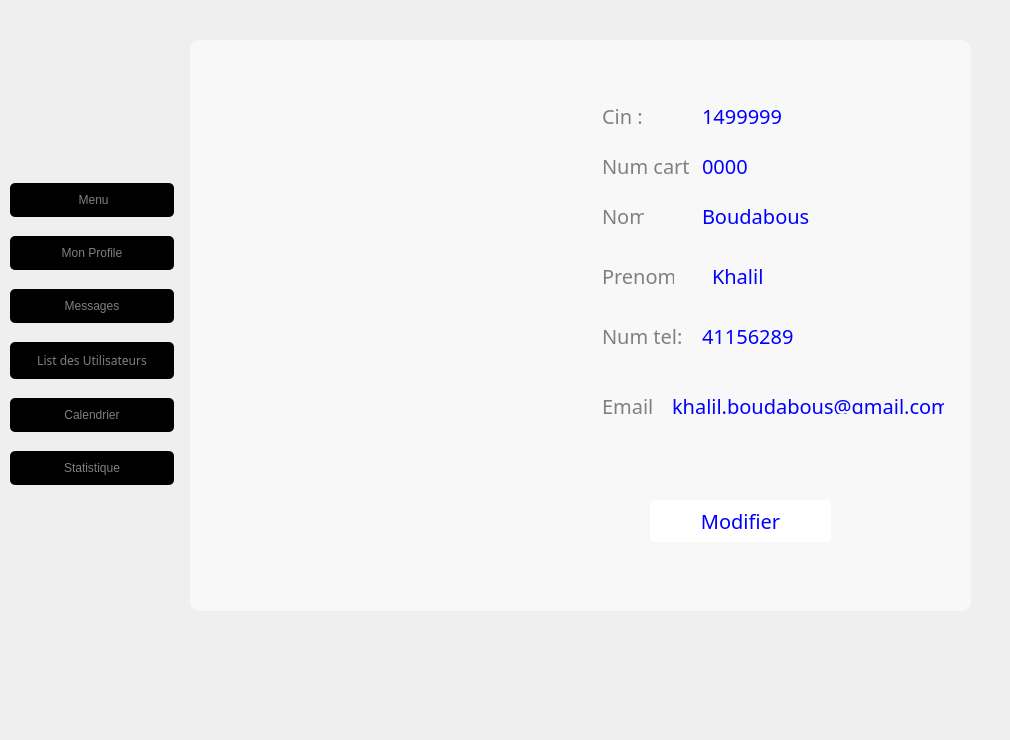
    <widget class="QWidget" name="gestion_profils">
     <widget class="QLabel" name="fond_3">
      <property name="geometry">
       <rect>
        <x>0</x>
        <y>0</y>
        <width>1001</width>
        <height>731</height>
       </rect>
      </property>
      <property name="text">
       <string/>
      </property>
      <property name="pixmap">
       <pixmap resource="ressources.qrc">:/new/prefix1/icon/gestions.png</pixmap>
      </property>
     </widget>
     <widget class="QLabel" name="nomapp_3">
      <property name="geometry">
       <rect>
        <x>50</x>
        <y>60</y>
        <width>111</width>
        <height>31</height>
       </rect>
      </property>
      <property name="text">
       <string/>
      </property>
      <property name="pixmap">
       <pixmap resource="ressources.qrc">:/new/prefix1/icon/appname.png</pixmap>
      </property>
     </widget>
     <widget class="QWidget" name="verticalLayoutWidget_7">
      <property name="geometry">
       <rect>
        <x>10</x>
        <y>170</y>
        <width>164</width>
        <height>332</height>
       </rect>
      </property>
      <layout class="QVBoxLayout" name="sidebar5">
       <item>
        <widget class="QPushButton" name="retour_m_profil">
         <property name="styleSheet">
          <string notr="true">QPushButton {
	background-color: #000000;
	    color: grey;
    padding: 10px 20px;
    border: none;
    border-radius: 5px;
    font-size: 12px;
 font-family: &quot;Berlin Sans FB&quot;, sans-serif; 
}

QPushButton:hover {
 	color:white;	
	background:#1F1F1F;

}

QPushButton:pressed {
background-color: #2f2f2f;
 	color:white;	
}</string>
         </property>
         <property name="text">
          <string> Menu</string>
         </property>
         <property name="icon">
          <iconset resource="ressources.qrc">
           <normaloff>:/new/prefix1/icon/accueil.png</normaloff>:/new/prefix1/icon/accueil.png</iconset>
         </property>
         <property name="iconSize">
          <size>
           <width>20</width>
           <height>30</height>
          </size>
         </property>
        </widget>
       </item>
       <item>
        <widget class="QPushButton" name="profile_2">
         <property name="styleSheet">
          <string notr="true">QPushButton {
	background-color: #000000;
	    color: grey;
    padding: 10px 20px;
    border: none;
    border-radius: 5px;
    font-size: 12px;
 font-family: &quot;Berlin Sans FB&quot;, sans-serif; 
}

QPushButton:hover {
 	color:white;	
	background:#1F1F1F;

}

QPushButton:pressed {
background-color: #2f2f2f;
 	color:white;	
}</string>
         </property>
         <property name="text">
          <string>Mon Profile</string>
         </property>
         <property name="icon">
          <iconset resource="ressources.qrc">
           <normaloff>:/new/prefix1/icon/officier.png</normaloff>:/new/prefix1/icon/officier.png</iconset>
         </property>
         <property name="iconSize">
          <size>
           <width>30</width>
           <height>30</height>
          </size>
         </property>
        </widget>
       </item>
       <item>
        <widget class="QPushButton" name="message">
         <property name="styleSheet">
          <string notr="true">QPushButton {
	background-color: #000000;
	    color: grey;
    padding: 10px 20px;
    border: none;
    border-radius: 5px;
    font-size: 12px;
 font-family: &quot;Berlin Sans FB&quot;, sans-serif; 
}

QPushButton:hover {
 	color:white;	
	background:#1F1F1F;

}

QPushButton:pressed {
background-color: #2f2f2f;
 	color:white;	
}</string>
         </property>
         <property name="text">
          <string>Messages</string>
         </property>
         <property name="icon">
          <iconset resource="ressources.qrc">
           <normaloff>:/new/prefix1/icon/bavarder.png</normaloff>:/new/prefix1/icon/bavarder.png</iconset>
         </property>
         <property name="iconSize">
          <size>
           <width>30</width>
           <height>30</height>
          </size>
         </property>
        </widget>
       </item>
       <item>
        <widget class="QPushButton" name="list_utilisateurs">
         <property name="font">
          <font>
           <family>Berlin Sans FB</family>
           <pointsize>-1</pointsize>
          </font>
         </property>
         <property name="styleSheet">
          <string notr="true">QPushButton {
	background-color: #000000;
	    color: grey;
    padding: 10px 20px;
    border: none;
    border-radius: 5px;
    font-size: 12px;
 font-family: &quot;Berlin Sans FB&quot;, sans-serif; 
}

QPushButton:hover {
 	color:white;	
	background:#1F1F1F;

}

QPushButton:pressed {
background-color: #2f2f2f;
 	color:white;	
}</string>
         </property>
         <property name="text">
          <string>List des Utilisateurs</string>
         </property>
         <property name="icon">
          <iconset resource="ressources.qrc">
           <normaloff>:/new/prefix1/icon/tableau-de-bord.png</normaloff>:/new/prefix1/icon/tableau-de-bord.png</iconset>
         </property>
         <property name="iconSize">
          <size>
           <width>25</width>
           <height>30</height>
          </size>
         </property>
        </widget>
       </item>
       <item>
        <widget class="QPushButton" name="calender">
         <property name="styleSheet">
          <string notr="true">QPushButton {
	background-color: #000000;
	    color: grey;
    padding: 10px 20px;
    border: none;
    border-radius: 5px;
    font-size: 12px;
 font-family: &quot;Berlin Sans FB&quot;, sans-serif; 
}

QPushButton:hover {
 	color:white;	
	background:#1F1F1F;

}

QPushButton:pressed {
background-color: #2f2f2f;
 	color:white;	
}</string>
         </property>
         <property name="text">
          <string>Calendrier</string>
         </property>
         <property name="icon">
          <iconset resource="ressources.qrc">
           <normaloff>:/new/prefix1/icon/calendrier.png</normaloff>:/new/prefix1/icon/calendrier.png</iconset>
         </property>
         <property name="iconSize">
          <size>
           <width>30</width>
           <height>30</height>
          </size>
         </property>
        </widget>
       </item>
       <item>
        <widget class="QPushButton" name="statprofile">
         <property name="styleSheet">
          <string notr="true">QPushButton {
	background-color: #000000;
	    color: grey;
    padding: 10px 20px;
    border: none;
    border-radius: 5px;
    font-size: 12px;
 font-family: &quot;Berlin Sans FB&quot;, sans-serif; 
}

QPushButton:hover {
 	color:white;	
	background:#1F1F1F;

}

QPushButton:pressed {
background-color: #2f2f2f;
 	color:white;	
}</string>
         </property>
         <property name="text">
          <string>Statistique</string>
         </property>
         <property name="icon">
          <iconset resource="ressources.qrc">
           <normaloff>:/new/prefix1/icon/statistiques.png</normaloff>:/new/prefix1/icon/statistiques.png</iconset>
         </property>
         <property name="iconSize">
          <size>
           <width>30</width>
           <height>30</height>
          </size>
         </property>
        </widget>
       </item>
      </layout>
     </widget>
     <widget class="QStackedWidget" name="fenetre_coach">
      <property name="geometry">
       <rect>
        <x>180</x>
        <y>20</y>
        <width>811</width>
        <height>691</height>
       </rect>
      </property>
      <property name="currentIndex">
       <number>0</number>
      </property>
      <widget class="QWidget" name="profile">
       <widget class="QGroupBox" name="userInterface">
        <property name="geometry">
         <rect>
          <x>10</x>
          <y>20</y>
          <width>781</width>
          <height>571</height>
         </rect>
        </property>
        <property name="styleSheet">
         <string notr="true">  	background-color: #F8F8F8;
    color: grey;
    font-size: 20px;
   border-radius: 10px;
    padding: 7px;  font-family: &quot;Berlin Sans FB&quot;, sans-serif; </string>
        </property>
        <property name="title">
         <string/>
        </property>
        <widget class="QPushButton" name="me_setForm">
         <property name="geometry">
          <rect>
           <x>200</x>
           <y>110</y>
           <width>34</width>
           <height>34</height>
          </rect>
         </property>
         <property name="cursor">
          <cursorShape>PointingHandCursor</cursorShape>
         </property>
         <property name="styleSheet">
          <string notr="true">QPushButton {
	border:none;
border-radius:15px;
}

QPushButton::hover {
  background-color: rgb(254, 129, 75);
}</string>
         </property>
         <property name="text">
          <string/>
         </property>
         <property name="icon">
          <iconset>
           <normaloff>:/resource/img/update.png</normaloff>:/resource/img/update.png</iconset>
         </property>
         <property name="iconSize">
          <size>
           <width>19</width>
           <height>19</height>
          </size>
         </property>
        </widget>
        <widget class="QLabel" name="label_73">
         <property name="geometry">
          <rect>
           <x>400</x>
           <y>160</y>
           <width>61</width>
           <height>31</height>
          </rect>
         </property>
         <property name="font">
          <font>
           <family>Berlin Sans FB</family>
           <pointsize>-1</pointsize>
           <weight>50</weight>
           <bold>false</bold>
          </font>
         </property>
         <property name="styleSheet">
          <string notr="true">   font-size: 20px;
 font-family: &quot;Berlin Sans FB&quot;, sans-serif; </string>
         </property>
         <property name="text">
          <string>Nom:</string>
         </property>
        </widget>
        <widget class="QLabel" name="me_nom">
         <property name="geometry">
          <rect>
           <x>500</x>
           <y>160</y>
           <width>201</width>
           <height>31</height>
          </rect>
         </property>
         <property name="font">
          <font>
           <family>Berlin Sans FB</family>
           <pointsize>-1</pointsize>
           <weight>50</weight>
           <bold>false</bold>
          </font>
         </property>
         <property name="styleSheet">
          <string notr="true">   font-size: 20px;
 font-family: &quot;Berlin Sans FB&quot;, sans-serif; 
	    color: blue;
</string>
         </property>
         <property name="text">
          <string>Boudabous</string>
         </property>
        </widget>
        <widget class="QLabel" name="label_74">
         <property name="geometry">
          <rect>
           <x>400</x>
           <y>220</y>
           <width>91</width>
           <height>31</height>
          </rect>
         </property>
         <property name="font">
          <font>
           <family>Berlin Sans FB</family>
           <pointsize>-1</pointsize>
           <weight>50</weight>
           <bold>false</bold>
          </font>
         </property>
         <property name="styleSheet">
          <string notr="true">   font-size: 20px;
 font-family: &quot;Berlin Sans FB&quot;, sans-serif; </string>
         </property>
         <property name="text">
          <string>Prenom:</string>
         </property>
        </widget>
        <widget class="QLabel" name="me_prenom">
         <property name="geometry">
          <rect>
           <x>510</x>
           <y>220</y>
           <width>231</width>
           <height>31</height>
          </rect>
         </property>
         <property name="font">
          <font>
           <family>Berlin Sans FB</family>
           <pointsize>-1</pointsize>
           <weight>50</weight>
           <bold>false</bold>
          </font>
         </property>
         <property name="styleSheet">
          <string notr="true">   font-size: 20px;
 font-family: &quot;Berlin Sans FB&quot;, sans-serif; 
	    color: blue;
</string>
         </property>
         <property name="text">
          <string>Khalil</string>
         </property>
        </widget>
        <widget class="QLabel" name="label_77">
         <property name="geometry">
          <rect>
           <x>400</x>
           <y>350</y>
           <width>71</width>
           <height>31</height>
          </rect>
         </property>
         <property name="font">
          <font>
           <family>Berlin Sans FB</family>
           <pointsize>-1</pointsize>
           <weight>50</weight>
           <bold>false</bold>
          </font>
         </property>
         <property name="styleSheet">
          <string notr="true">   font-size: 20px;
 font-family: &quot;Berlin Sans FB&quot;, sans-serif; </string>
         </property>
         <property name="text">
          <string>Email:</string>
         </property>
        </widget>
        <widget class="QLabel" name="me_email">
         <property name="geometry">
          <rect>
           <x>470</x>
           <y>350</y>
           <width>291</width>
           <height>31</height>
          </rect>
         </property>
         <property name="font">
          <font>
           <family>Berlin Sans FB</family>
           <pointsize>-1</pointsize>
           <weight>50</weight>
           <bold>false</bold>
          </font>
         </property>
         <property name="styleSheet">
          <string notr="true">   font-size: 20px;
 font-family: &quot;Berlin Sans FB&quot;, sans-serif; 
	    color: blue;
</string>
         </property>
         <property name="text">
          <string>khalil.boudabous@gmail.com</string>
         </property>
        </widget>
        <widget class="QLabel" name="label_78">
         <property name="geometry">
          <rect>
           <x>400</x>
           <y>110</y>
           <width>121</width>
           <height>31</height>
          </rect>
         </property>
         <property name="font">
          <font>
           <family>Berlin Sans FB</family>
           <pointsize>-1</pointsize>
           <weight>50</weight>
           <bold>false</bold>
          </font>
         </property>
         <property name="styleSheet">
          <string notr="true">   font-size: 20px;
 font-family: &quot;Berlin Sans FB&quot;, sans-serif; </string>
         </property>
         <property name="text">
          <string>Num carte:</string>
         </property>
        </widget>
        <widget class="QLabel" name="me_num_carte">
         <property name="geometry">
          <rect>
           <x>500</x>
           <y>110</y>
           <width>181</width>
           <height>31</height>
          </rect>
         </property>
         <property name="font">
          <font>
           <family>Berlin Sans FB</family>
           <pointsize>-1</pointsize>
           <weight>50</weight>
           <bold>false</bold>
          </font>
         </property>
         <property name="styleSheet">
          <string notr="true">   font-size: 20px;
 font-family: &quot;Berlin Sans FB&quot;, sans-serif; 
	    color: blue;
</string>
         </property>
         <property name="text">
          <string>0000</string>
         </property>
        </widget>
        <widget class="QLabel" name="label_108">
         <property name="geometry">
          <rect>
           <x>400</x>
           <y>280</y>
           <width>121</width>
           <height>31</height>
          </rect>
         </property>
         <property name="font">
          <font>
           <family>Berlin Sans FB</family>
           <pointsize>-1</pointsize>
           <weight>50</weight>
           <bold>false</bold>
          </font>
         </property>
         <property name="styleSheet">
          <string notr="true">   font-size: 20px;
 font-family: &quot;Berlin Sans FB&quot;, sans-serif; </string>
         </property>
         <property name="text">
          <string>Num tel:</string>
         </property>
        </widget>
        <widget class="QLabel" name="me_num_tel">
         <property name="geometry">
          <rect>
           <x>500</x>
           <y>280</y>
           <width>181</width>
           <height>31</height>
          </rect>
         </property>
         <property name="font">
          <font>
           <family>Berlin Sans FB</family>
           <pointsize>-1</pointsize>
           <weight>50</weight>
           <bold>false</bold>
          </font>
         </property>
         <property name="styleSheet">
          <string notr="true">   font-size: 20px;
 font-family: &quot;Berlin Sans FB&quot;, sans-serif; 
	    color: blue;
</string>
         </property>
         <property name="text">
          <string>41156289</string>
         </property>
        </widget>
        <widget class="QLabel" name="label_107">
         <property name="geometry">
          <rect>
           <x>400</x>
           <y>60</y>
           <width>121</width>
           <height>31</height>
          </rect>
         </property>
         <property name="font">
          <font>
           <family>Berlin Sans FB</family>
           <pointsize>-1</pointsize>
           <weight>50</weight>
           <bold>false</bold>
          </font>
         </property>
         <property name="styleSheet">
          <string notr="true">   font-size: 20px;
 font-family: &quot;Berlin Sans FB&quot;, sans-serif; </string>
         </property>
         <property name="text">
          <string>Cin :</string>
         </property>
        </widget>
        <widget class="QLabel" name="me_num_carte_2">
         <property name="geometry">
          <rect>
           <x>500</x>
           <y>60</y>
           <width>181</width>
           <height>31</height>
          </rect>
         </property>
         <property name="font">
          <font>
           <family>Berlin Sans FB</family>
           <pointsize>-1</pointsize>
           <weight>50</weight>
           <bold>false</bold>
          </font>
         </property>
         <property name="styleSheet">
          <string notr="true">   font-size: 20px;
 font-family: &quot;Berlin Sans FB&quot;, sans-serif; 
	    color: blue;
</string>
         </property>
         <property name="text">
          <string>1499999</string>
         </property>
        </widget>
        <widget class="QPushButton" name="login_7">
         <property name="geometry">
          <rect>
           <x>460</x>
           <y>460</y>
           <width>181</width>
           <height>42</height>
          </rect>
         </property>
         <property name="font">
          <font>
           <family>Berlin Sans FB</family>
           <pointsize>-1</pointsize>
          </font>
         </property>
         <property name="styleSheet">
          <string notr="true">QPushButton {
    
	background-color: #FFFFFF;
	    color: blue;
    padding: 10px 20px;
    border: none;
    border-radius: 5px;
    font-size: 20px;
 font-family: &quot;Berlin Sans FB&quot;, sans-serif; 
}

QPushButton:hover {
   	background-color: #F8F8F8;
    color: grey;

}

QPushButton:pressed {
background-color: #EDF1F6;
    color: black;
}</string>
         </property>
         <property name="text">
          <string>Modifier</string>
         </property>
         <property name="iconSize">
          <size>
           <width>20</width>
           <height>20</height>
          </size>
         </property>
        </widget>
       </widget>
      </widget>
      <widget class="QWidget" name="messages"/>
      <widget class="QWidget" name="List_users"/>
      <widget class="QWidget" name="calendrier">
       <widget class="QCalendarWidget" name="calendarWidget_5">
        <property name="geometry">
         <rect>
          <x>300</x>
          <y>110</y>
          <width>501</width>
          <height>411</height>
         </rect>
        </property>
        <property name="styleSheet">
         <string notr="true"/>
        </property>
       </widget>
      </widget>
      <widget class="QWidget" name="statprofil"/>
     </widget>
    </widget>
